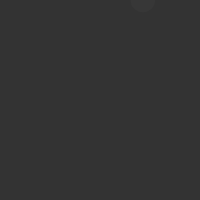
Frame 1 (no input)
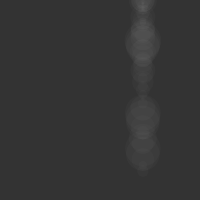
Frame 60 (no input)
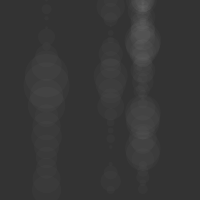
Frame 120 (the mouse pressed at the canvas centre since frame 60)

The p5.js sketch that drew these frames (run headless with seeded random() and noise() and a simulated clock; from frame 60 on, the mouse is pressed at the canvas centre):

// p5.js sketch
// ── sketch.js
var w;

function setup() {
  createCanvas(200, 200);
  noFill();
  background(51);
  w = new Walker(25);
}

function draw() {
  w.display();
  w.update();
  print(w.wHeight);
}

function Walker(wRad) {
  this.pos = createVector(random(0, width), 0);
  this.vel = createVector(0, 0);
  this.acc = createVector(0, 0.1);
  this.wRad = wRad;

  noStroke();
  fill(255, 255, 255, 5);
  
  this.display = function() {
    ellipse(this.pos.x, this.pos.y, this.wRad, this.wRad);
  }
  
  this.update = function() {
    this.pos = this.pos.add(this.vel);
    this.vel = this.vel.add(this.acc);
    this.wRad = this.wRad + random(-15, 15);
    if (this.pos.y > width) {
      this.pos = createVector(random(0, width), 0);
    }
  }
}
